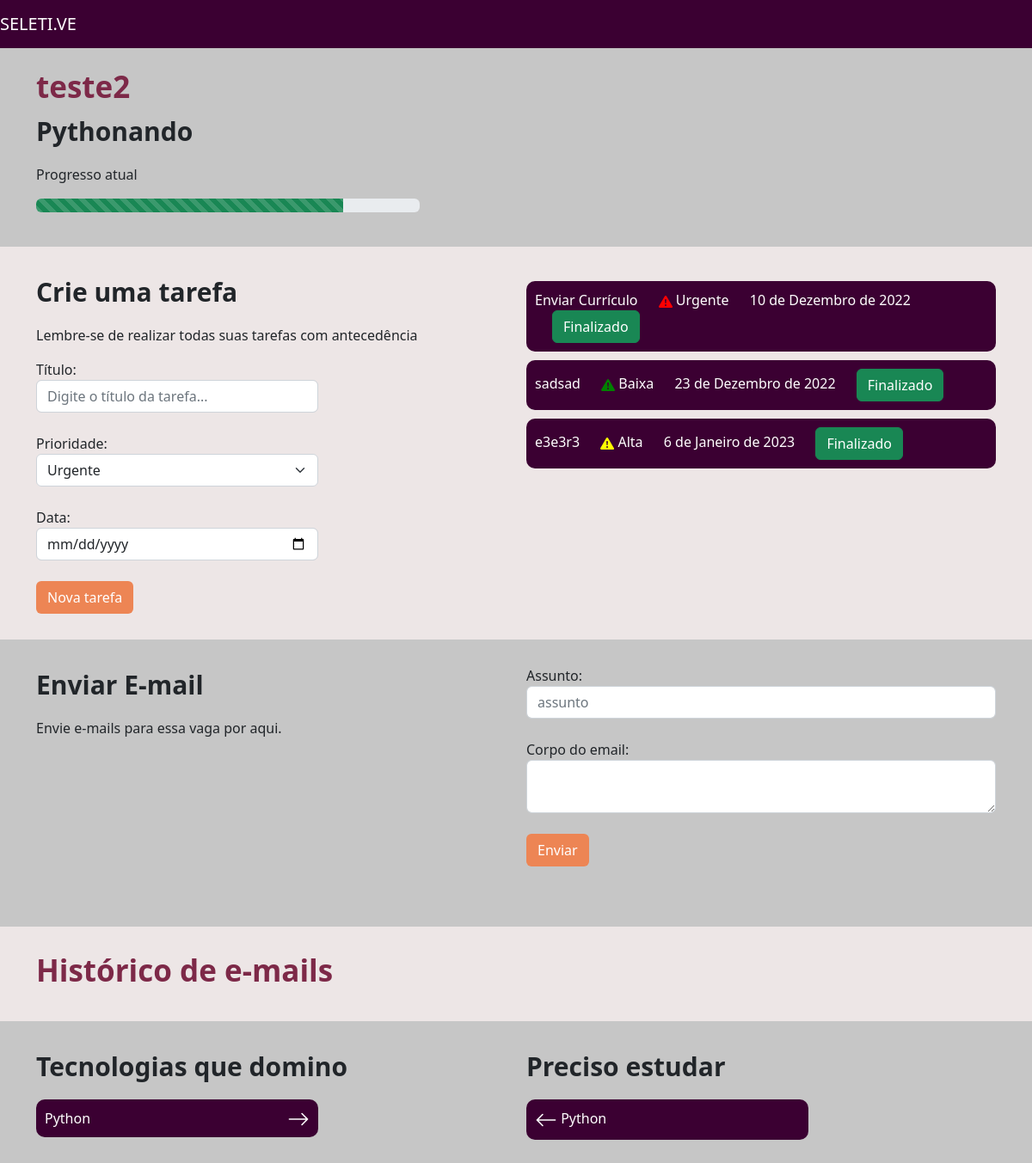
/vagas/vaga/6, run on an earlier commit of the app's database.
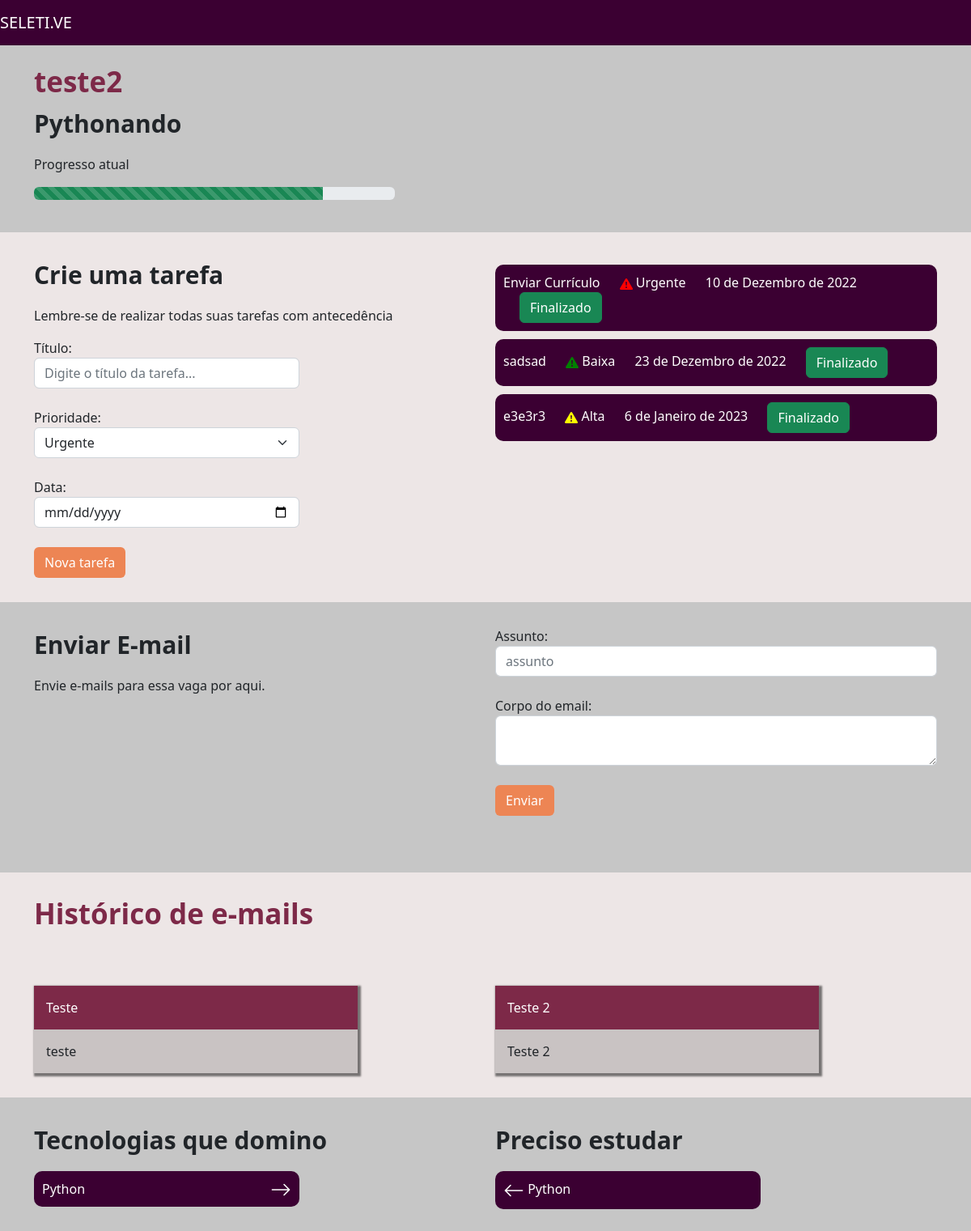
And on a later commit of the database.
### vagas/models.py (models this page shows, shortened)
class Tarefa(models.Model):
    choices_prioridade = (
        ('B', 'Baixa'),
        ('A', 'Alta'),
        ('U', 'Urgente')
    )
    vaga = models.ForeignKey(Vagas, on_delete=models.CASCADE)
    titulo = models.CharField(max_length=30)
    prioridade = models.CharField(max_length=1, choices=choices_prioridade)
    data = models.DateField()
    realizada = models.BooleanField(default=False)
    def icon(self):
        if self.prioridade == "U":
            classe = 'prioridade-vermelho'
        elif self.prioridade == "A":
            classe = 'prioridade-amarelo'
        elif self.prioridade == "B":
            classe = 'prioridade-verde'
        icon = f'''<svg  class="{classe}" xmlns="http://www.w3.org/2000/svg" width="16" height="16" fill="currentColor" class="bi bi-exclamation-triangle-fill" viewBox="0 0 16 16">
                                    <path d="M8.982 1.566a1.13 1.13 0 0 0-1.96 0L.165 13.233c-.457.778.091 1.767.98 1.767h13.713c.889 0 1.438-.99.98-1.767L8.982 1.566zM8 5c.535 0 .954.462.9.995l-.35 3.507a.552.552 0 0 1-1.1 0L7.1 5.995A.905.905 0 0 1 8 5zm.002 6a1 1 0 1 1 0 2 1 1 0 0 1 0-2z"/>
                    </svg>'''
        return mark_safe(icon)

class Emails(models.Model):
    vaga = models.ForeignKey(Vagas, on_delete=models.DO_NOTHING)
    assunto = models.CharField(max_length=100)
    corpo = models.TextField()
    enviado = models.BooleanField()

### vagas/views.py (the view)
# urls.py: path('vaga/<int:id>', views.vaga, name="vaga"),
def vaga(request, id):
    vaga = get_object_or_404(Vagas, id=id)
    tarefas = Tarefa.objects.filter(vaga=vaga).filter(realizada=False)
    emails = Emails.objects.filter(vaga=vaga)
    return render(request, 'vaga.html', {'vaga': vaga,
                                         'tarefas': tarefas, 'emails':emails})

### empresa/models.py (called while the page is built)
  def __str__(self):
    return self.nome

    def progresso(self):
        x = [((i+1)*20,j[0]) for i, j in enumerate(self.choices_status)]
        x = list(filter(lambda x: x[1] == self.status, x))[0][0]
        return x

### vagas/templates/vaga.html (shortened to what the changed rows need)
{% extends 'base.html' %}
{% load static %}
{% block 'head' %}
    <link rel="stylesheet" href="{% static 'vaga/css/vaga.css' %}">
{% endblock %}
{% block 'body' %}
    <div class="bg2">
        <div class="container">
            <div class="row">
                <div class="col-md">
                    {% for tarefa in tarefas %}
    <div class="li-tarefa">
        <label>{{tarefa.titulo}}</label>
        <label class="prioridade-bloco">
            {{tarefa.icon}}
            {{tarefa.get_prioridade_display}}
        </label>
        <label class="prioridade-bloco">
            {{tarefa.data}}
        </label>
        <label class="prioridade-bloco">
            <a href="{% url 'realizar_tarefa' tarefa.id %}" class="btn btn-success">Finalizado</a>
        </label>
    </div>
{% endfor %}
                </div>
            </div>
        </div>
    </div>
    <div class="bg2">
        <div class="container">
            <div class="row">
                {% for email in emails%}
                <div class="col-md">
                    <div class="box-email">
                        <div class="header-email">
                            {{email.assunto}}
                        </div>
                        <div class="body-email">
                            {{email.corpo}}
                        </div>
                    </div>
                </div>
            {% endfor %}
            </div>
        </div>
    </div>
{% endblock %}

What changed in the data, as far as the page shows it:
added Emails: assunto "Teste", corpo "teste"
added Emails: assunto "Teste 2", corpo "Teste 2"
